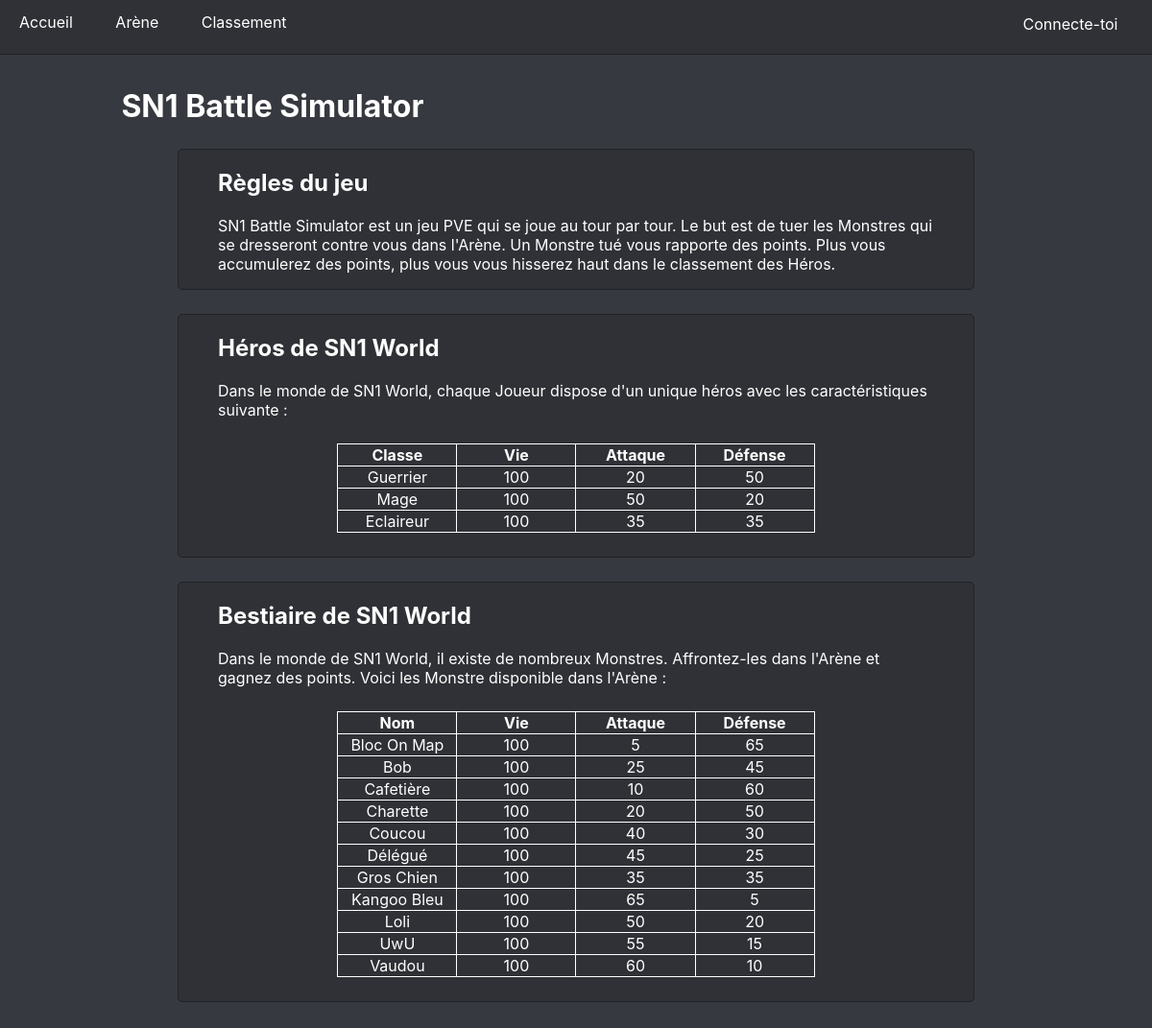
The page / on the database its author committed.
### tables this page shows
CREATE TABLE IF NOT EXISTS `personnage` (
  `idPerso` int(11) NOT NULL AUTO_INCREMENT,
  `classe` varchar(30) NOT NULL,
  `vie` int(11) NOT NULL,
  `attaque` int(11) NOT NULL,
  `defense` int(11) NOT NULL,
  PRIMARY KEY (`idPerso`)
);

CREATE TABLE IF NOT EXISTS `monstre` (
  `idMonstre` int(11) NOT NULL AUTO_INCREMENT,
  `nom` varchar(11) NOT NULL,
  `classe` varchar(11) NOT NULL,
  `vie` int(11) NOT NULL,
  `attaque` int(11) NOT NULL,
  `defense` int(11) NOT NULL,
  PRIMARY KEY (`idMonstre`)
);

### index.php (called while the page is built, shortened)
<?php
    include('accueil.php');
?>

### accueil.php (the view, shortened to what this page needs)
<!DOCTYPE html>
<html lang="fr">
    <head>
        <link rel='stylesheet' type='text/css' href='src/css/menu.css'>
        <link rel='stylesheet' type='text/css' href='src/css/page.css'>
        <link rel='stylesheet' type='text/css' href='src/css/accueil.css'>
        <link rel="stylesheet" href="https://use.fontawesome.com/releases/v5.7.0/css/all.css">
    </head>
    <body>
        <?php
            include("menu.php");
        ?>
        <div class="back">
            <h1 class="titre">SN1 Battle Simulator</h1>
            <div class="regle">
                <h2>Règles du jeu</h2>
                <p>SN1 Battle Simulator est un jeu PVE qui se joue au tour par tour. Le but est de tuer les Monstres
                    qui se dresseront contre vous dans l'Arène. Un Monstre tué vous rapporte des points.
                    Plus vous accumulerez des points, plus vous vous hisserez haut dans le classement des Héros.
                </p>
            </div>
            <div class="hero">
                <h2>Héros de SN1 World</h2>
                <p>Dans le monde de SN1 World, chaque Joueur dispose d'un unique héros avec les caractéristiques
                    suivante :
                </p>
                <table>
                    <tr>
                        <th>Classe</th>
                        <th>Vie</th>
                        <th>Attaque</th>
                        <th>Défense</th>
                    </tr>
                <?php
                    $req = "SELECT classe, vie, attaque, defense FROM personnage WHERE 1";
                    $RequetStatement=$BDD->query($req);
                    while($Tab=$RequetStatement->fetch()){
                        ?>
                            <tr>
                                <td><?php echo $Tab[0]; ?></td>
                                <td><?php echo $Tab[1]; ?></td>
                                <td><?php echo $Tab[2]; ?></td>
                                <td><?php echo $Tab[3]; ?></td>
                            </tr>
                        <?php
                    }
                ?>
                </table>
            </div>
            <div class="bestiaire">
                <h2>Bestiaire de SN1 World</h2>
                <p>Dans le monde de SN1 World, il existe de nombreux Monstres. Affrontez-les dans l'Arène et gagnez des
                    points. Voici les Monstre disponible dans l'Arène :
                </p>
                <table>
                    <tr>
                        <th>Nom</th>
                        <th>Vie</th>
                        <th>Attaque</th>
                        <th>Défense</th>
                    </tr>
                <?php
                    $req = "SELECT nom, vie, attaque, defense FROM monstre WHERE 1 ORDER BY nom";
                    $RequetStatement=$BDD->query($req);
                    while($Tab=$RequetStatement->fetch()){
                        ?>
                            <tr>
                                <td><?php echo $Tab[0]; ?></td>
                                <td><?php echo $Tab[1]; ?></td>
                                <td><?php echo $Tab[2]; ?></td>
                                <td><?php echo $Tab[3]; ?></td>
                            </tr>
                        <?php
                    }
                ?>
                </table>
            </div>
        </div>
    </body>
</html>

### src/css/page.css (style rules this page uses)
body { color: white; background-color: #36393F; font-family: -apple-system, BlinkMacSystemFont, 'Segoe UI', Roboto, Oxygen, Ubuntu, Cantarell, 'Open Sans', 'Helvetica Neue', sans-serif; height: 1000px; }
h1 { width: 80%; margin-left: auto; margin-right: auto; }
.back { position: relative; top: 70px; width: 100%; height: 100%; }

### src/css/accueil.css (style rules this page uses)
h2 { position: relative; width: 90%; margin-left: auto; margin-right: auto; }
p { position: relative; width: 90%; margin-left: auto; margin-right: auto; }
table { position: relative; width: 60%; border: 1px solid; border-color: white; border-collapse: collapse; margin-top: 25px; margin-bottom: 25px; margin-left: auto; margin-right: auto; }
table th { font-size: bold; border: 1px solid; border-color: white; border-collapse: collapse; }
table td { text-align: center; width: 15%; border: 1px solid; border-color: white; }
.regle, .hero, .bestiaire { position: relative; background-color: #2F3136; border: 1px solid; border-color: #202225; border-radius: 5px; width: 70%; margin-top: 25px; margin-bottom: 25px; margin-left: auto; margin-right: auto; }

### rows shown on the page
personnage: classe "Guerrier", vie "100", attaque "20", defense "50"
personnage: classe "Mage", vie "100", attaque "50", defense "20"
personnage: classe "Eclaireur", vie "100", attaque "35", defense "35"
monstre: nom "Bloc On Map", vie "100", attaque "5", defense "65"
monstre: nom "Bob", vie "100", attaque "25", defense "45"
monstre: nom "Cafetière", vie "100", attaque "10", defense "60"
monstre: nom "Charette", vie "100", attaque "20", defense "50"
monstre: nom "Coucou", vie "100", attaque "40", defense "30"
monstre: nom "Délégué", vie "100", attaque "45", defense "25"
monstre: nom "Gros Chien", vie "100", attaque "35", defense "35"
monstre: nom "Kangoo Bleu", vie "100", attaque "65", defense "5"
monstre: nom "Loli", vie "100", attaque "50", defense "20"
monstre: nom "UwU", vie "100", attaque "55", defense "15"
monstre: nom "Vaudou", vie "100", attaque "60", defense "10"
